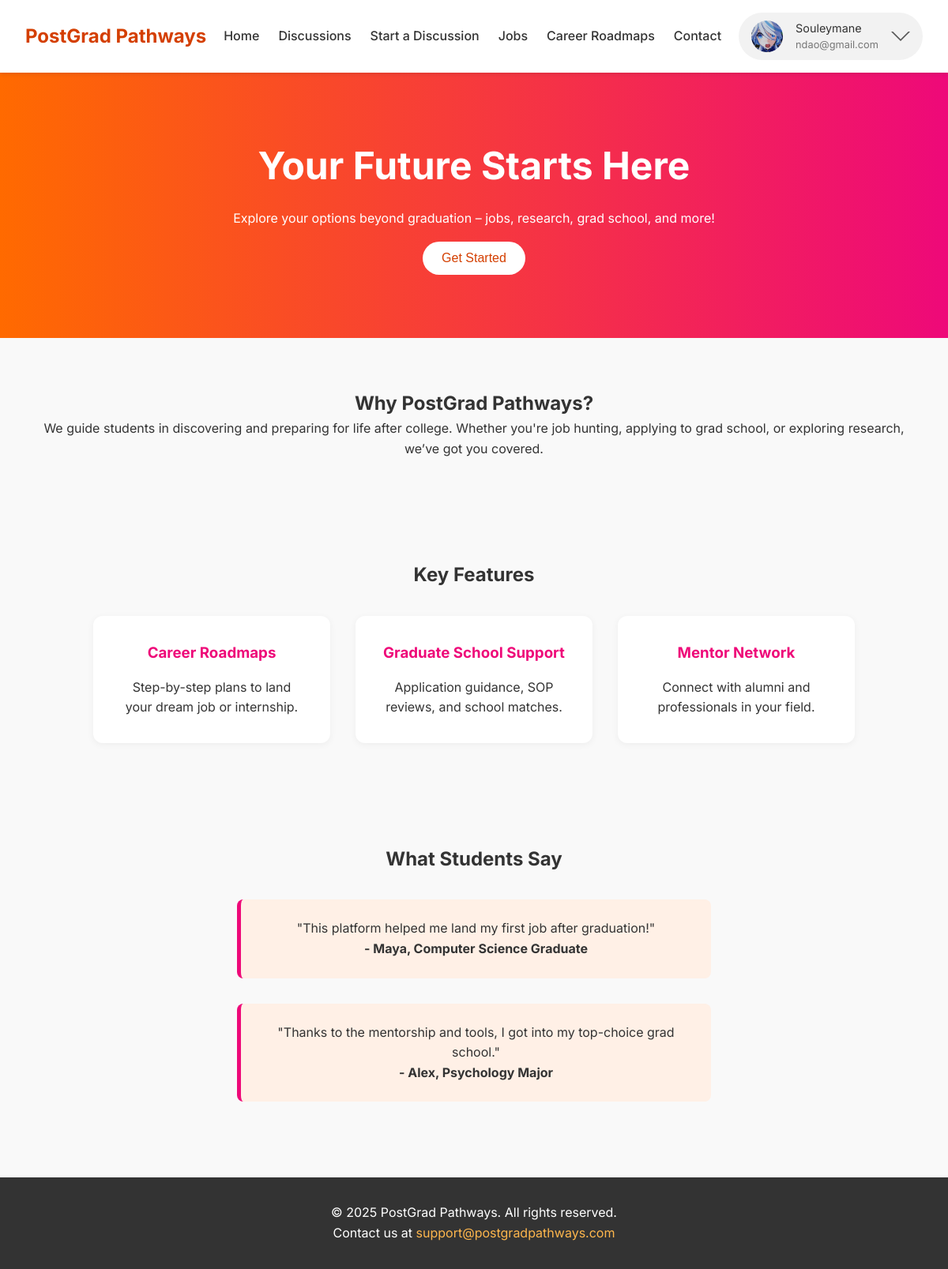
/ (signed in), run on the app's committed database.
### base/models.py (models this page shows)
class User(AbstractUser):
    name = models.CharField(max_length=200, null=True)
    email = models.EmailField(unique=True, null=True)
    bio = models.TextField(null=True)
    avatar = models.ImageField(null=True, default="avatar.svg")
    USERNAME_FIELD = 'email'
    REQUIRED_FIELDS = []
    objects = CustomUserManager()  # 👈 Add this line

### base/views.py (the view)
# urls.py: 2. Add a URL to urlpatterns:  path('', views.home, name='home')
def home(request):
    q = request.GET.get('q') if request.GET.get('q') != None else ''
    rooms = Room.objects.filter(
        Q(topic__name__icontains=q) |
        Q(name__icontains=q) |
        Q(description__icontains=q)
    )
    topics = Topic.objects.all()[0:5]
    room_count = rooms.count()
    room_messages = Message.objects.filter(
        Q(room__topic__name__icontains=q))[0:3]
    context = {'rooms': rooms, 'topics': topics,
               'room_count': room_count, 'room_messages': room_messages}
    return render(request, 'base/home.html', context)

### base/templates/base/home.html (shortened to what this page needs)
{% include 'base/navbar.html' %}
<!DOCTYPE html>
{% load static %}
<html lang="en">
<head>
  <link rel="stylesheet" href="{% static 'styles/style.css' %}">
</head>
<body>
  <section class="hero">
    <h1>Your Future Starts Here</h1>
    <p>Explore your options beyond graduation – jobs, research, grad school, and more!</p>
    <button onclick="scrollToSection('features')">Get Started</button>
  </section>
  <section id="about" class="section">
    <h2>Why PostGrad Pathways?</h2>
    <p>We guide students in discovering and preparing for life after college. Whether you're job hunting, applying to grad school, or exploring research, we’ve got you covered.</p>
  </section>
  <section id="features" class="section features">
    <h2>Key Features</h2>
    <div class="feature-grid">
      <div class="card">
        <h3>Career Roadmaps</h3>
        <p>Step-by-step plans to land your dream job or internship.</p>
      </div>
      <div class="card">
        <h3>Graduate School Support</h3>
        <p>Application guidance, SOP reviews, and school matches.</p>
      </div>
      <div class="card">
        <h3>Mentor Network</h3>
        <p>Connect with alumni and professionals in your field.</p>
      </div>
    </div>
  </section>
  <section id="testimonials" class="section testimonials">
    <h2>What Students Say</h2>
    <div class="testimonial">
      <p>"This platform helped me land my first job after graduation!"</p>
      <strong>- Maya, Computer Science Graduate</strong>
    </div>
    <div class="testimonial">
      <p>"Thanks to the mentorship and tools, I got into my top-choice grad school."</p>
      <strong>- Alex, Psychology Major</strong>
    </div>
  </section>
  <footer id="footer">
    <p>&copy; 2025 PostGrad Pathways. All rights reserved.</p>
    <p>Contact us at <a href="mailto:support@postgradpathways.com">support@postgradpathways.com</a></p>
  </footer>
</body>
</html>

### base/templates/base/navbar.html (shortened to what this page needs)
{% load static %}
<header id="navbar">
  <div class="logo">PostGrad Pathways</div>
  <nav>
    <ul>
      <li><a href="{% url 'home' %}">Home</a></li>
      <li><a href="{% url 'rooms' %}">Discussions</a></li>
      <li><a href="{% url 'create-room' %}">Start a Discussion</a></li>
      <li><a href="{% url 'jobs' %}">Jobs</a></li>
      <li><a href="{% url 'career-roadmap-list' %}">Career Roadmaps</a></li>
      <li><a href="#footer">Contact</a></li>
    </ul>
  </nav>
  <div class="header__userContainer">
    {% if request.user.is_authenticated %}
      <div class="header__user" onclick="toggleDropdown()">
        <div class="avatar avatar--medium active">
          <img src="{{ request.user.avatar.url }}" />
        </div>
        <div class="header__userinfo">
          <p>{{ request.user.name|default:request.user.username }}</p>
          <p class="header__email">{{ request.user.email }}</p>
        </div>
        <button class="dropdown-button" type="button">
          <svg xmlns="http://www.w3.org/2000/svg" width="24" height="24" viewBox="0 0 32 32">
            <path d="M16 21l-13-13h-3l16 16 16-16h-3l-13 13z"></path>
          </svg>
        </button>
      </div>
    {% else %}
      <a href="{% url 'login' %}" class="login-button">
        <p>Login</p>
      </a>
    {% endif %}
  </div>
</header>

### static/styles/style.css (style rules this page uses)
* { margin: 0; padding: 0; box-sizing: border-box; }
body { font-family: 'Inter', sans-serif; line-height: 1.6; background: #f9f9f9; color: #333; }
header { position: sticky; top: 0; background: white; display: flex; justify-content: space-between; align-items: center; padding: 1rem 2rem; box-shadow: 0 2px 5px rgba(0,0,0,0.1); z-index: 1000; }
.header__user { display: flex; align-items: center; gap: 1rem; cursor: pointer; position: relative; padding: 0.5rem 1rem; border-radius: 30px; background-color: #f2f2f2; transition: background 0.3s ease; }
.header__userinfo p { margin: 0; font-size: 0.9rem; }
.header__userinfo .header__email { font-size: 0.8rem; color: #777; }
.dropdown-button { background: none; border: none; padding: 0; margin-left: auto; display: flex; align-items: center; cursor: pointer; }
.dropdown-button svg { fill: #555; transition: transform 0.3s; }
.logo { font-weight: bold; font-size: 1.5rem; color: #d43f00; }
nav ul { list-style: none; display: flex; gap: 1.5rem; }
nav a { text-decoration: none; color: #333; font-weight: 500; }
.hero { background: linear-gradient(to right, #ff6a00, #ee0979); color: white; text-align: center; padding: 5rem 2rem; }
.hero h1 { font-size: 3rem; margin-bottom: 1rem; }
.hero button { margin-top: 1rem; padding: 0.75rem 1.5rem; background: white; color: #d43f00; border: none; border-radius: 25px; font-size: 1rem; cursor: pointer; transition: background 0.3s; }
.section { padding: 4rem 2rem; text-align: center; }
.features .feature-grid { display: flex; flex-wrap: wrap; gap: 2rem; justify-content: center; margin-top: 2rem; }
.card { background: white; border-radius: 12px; box-shadow: 0 2px 10px rgba(0,0,0,0.05); padding: 2rem; max-width: 300px; }
.card h3 { margin-bottom: 1rem; color: #ee0979; }
.testimonials .testimonial { max-width: 600px; margin: 2rem auto; background: #fff0e6; padding: 1.5rem; border-left: 5px solid #ee0979; border-radius: 8px; }
footer { background: #333; color: #fff; text-align: center; padding: 2rem; }
footer a { color: #ffb74d; text-decoration: none; }
.avatar { border-radius: 50%; overflow: hidden; display: inline-block; }
.avatar img { display: block; width: 100%; height: 100%; object-fit: cover; }
.avatar--medium { width: 48px; height: 48px; }
.avatar--medium.active { width: 40px; height: 40px; border-radius: 50%; overflow: hidden; }
.avatar--medium.active img { width: 100%; height: 100%; object-fit: cover; display: block; }

### data on the page
User: user.avatar (picture), user.name "Souleymane", user.email "ndao@gmail.com"
